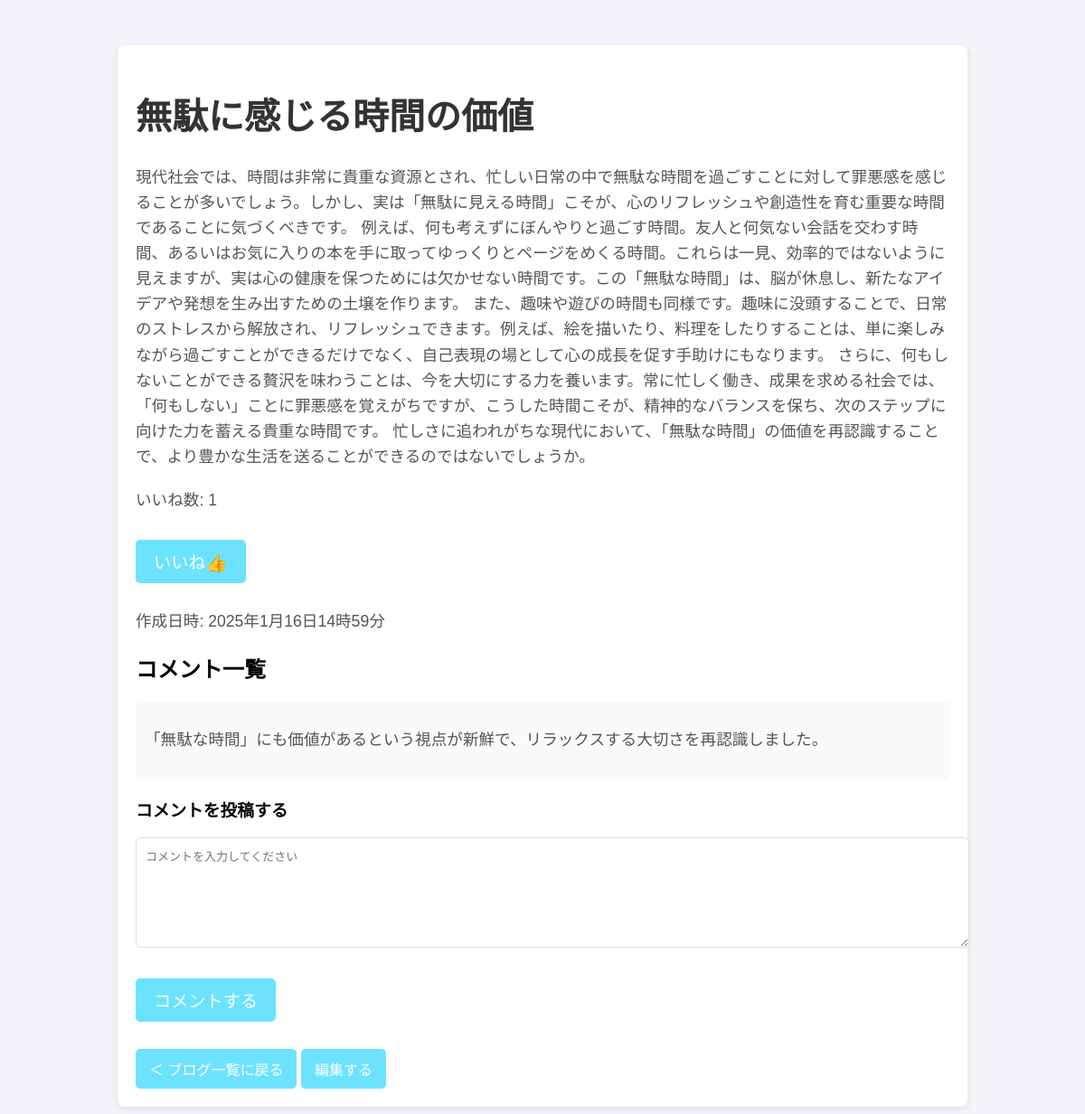
Page /view/3 on the committed database.
### model/blog.py (models this page shows)
class Blog(Model):
    title = CharField()
    contents = TextField()
    likes = IntegerField()
    created_at = DateTimeField()
    class Meta:
        database = db

### model/comment.py (models this page shows)
class Comment(Model):
    blog = ForeignKeyField(Blog, backref='comments')  # 外部キーを追加
    comment = TextField()
    created_at = DateTimeField()
    class Meta:
        database = db

### routes/view.py (the view)
@view_bp.route('/<int:blog_id>',methods=['GET'])
def blog_detail(blog_id):
    try:
        blog = Blog.get_by_id(blog_id)
        comments = blog.comments
        return render_template('view_detail.html',blog=blog, comments=comments)
    except Blog.DoesNotExist:
        return f"ID {blog_id} のブログは存在しません。"

### templates/view_detail.html (shortened to what this page needs)
<!DOCTYPE html>
<html lang="ja">
<head>
</head>
<body>
    <div class="container">
        <h1>{{ blog.title }}</h1>
        <p>{{ blog.contents }}</p>
        <p>いいね数: {{ blog.likes }}</p>
        <button id="like-button">いいね👍</button>
        <p>作成日時: <script>document.write(formatCreatedAt("{{ blog.created_at }}"))</script></p>
        <div class="comment-section">
            <h2>コメント一覧</h2>
            {% if comments %}
                {% for comment in comments %}
                    <div class="comment">
                        <p>{{ comment.comment }}</p>
                    </div>
                {% endfor %}
            {% else %}
                <p>コメントはまだありません。</p>
            {% endif %}
            <h3>コメントを投稿する</h3>
            <textarea id="comment-area" placeholder="コメントを入力してください"></textarea>
            <button id="comment-button">コメントする</button>
        </div>
        <a href="{{ url_for('view.view') }}" class="back-button">＜ ブログ一覧に戻る</a>
        <a href="{{ url_for('edit.route' ,blog_id=blog.id) }}" class="back-button">編集する</a>
    </div>
</body>
</html>

### templates/view_detail.html (style rules this page uses)
body { font-family: "Arial", sans-serif; margin: 0; background-color: #f4f4f9; }
.container { width: 80%; max-width: 900px; margin: 50px auto; padding: 20px; background-color: #fff; box-shadow: 0 2px 10px rgba(0, 0, 0, 0.1); border-radius: 8px; }
h1 { color: #333; font-size: 2.5em; }
p { color: #555; line-height: 1.6; font-size: 1.1em; margin-bottom: 20px; }
#like-button, #comment-button { background-color: #6ce2ff; border: none; padding: 10px 20px; font-size: 1.2em; cursor: pointer; border-radius: 5px; color: #fff; margin: 10px 0; }
textarea { width: 100%; height: 100px; padding: 10px; border-radius: 5px; border: 1px solid #ddd; font-size: 1em; margin-bottom: 20px; }
.comment { background-color: #fafafa; padding: 10px; border-radius: 5px; margin-bottom: 10px; }
.back-button { margin-top: 20px; display: inline-block; padding: 10px 15px; background-color: #6ce2ff; color: white; text-decoration: none; border-radius: 5px; }

### rows in the picture
Blog: title "無駄に感じる時間の価値", contents "現代社会では、時間は非常に貴重な資源とされ、忙しい日常の中で無駄な時間を過ごすことに対して罪悪感を感じることが多いでしょう。しかし、実は「無駄に見える時間」こそが、心のリフレッシュや創造性を育む重要な時間であることに気づくべきです。 例えば、何も考えずにぼんやりと過ごす時間。友人と何気ない会話を交わす時間、あるいはお気に入りの本を手に取ってゆっくりとページをめくる時間。これらは一見、効率的ではないように見えますが、実は心の健康を保つためには欠かせない時間です。この「無駄な時間」は、脳が休息し、新たなアイデアや発想を生み出すための土壌を作ります。 また、趣味や遊びの時間も同様です。趣味に没頭することで、日常のストレスから解放され、リフレッシュできます。例えば、絵を描いたり、料理をしたりすることは、単に楽しみながら過ごすことができるだけでなく、自己表現の場として心の成長を促す手助けにもなります。 さらに、何もしないことができる贅沢を味わうことは、今を大切にする力を養います。常に忙しく働き、成果を求める社会では、「何もしない」ことに罪悪感を覚えがちですが、こうした時間こそが、精神的なバランスを保ち、次のステップに向けた力を蓄える貴重な時間です。 忙しさに追われがちな現代において、「無駄な時間」の価値を再認識することで、より豊かな生活を送ることができるのではないでしょうか。", likes "1"
Comment: comment "「無駄な時間」にも価値があるという視点が新鮮で、リラックスする大切さを再認識しました。"
